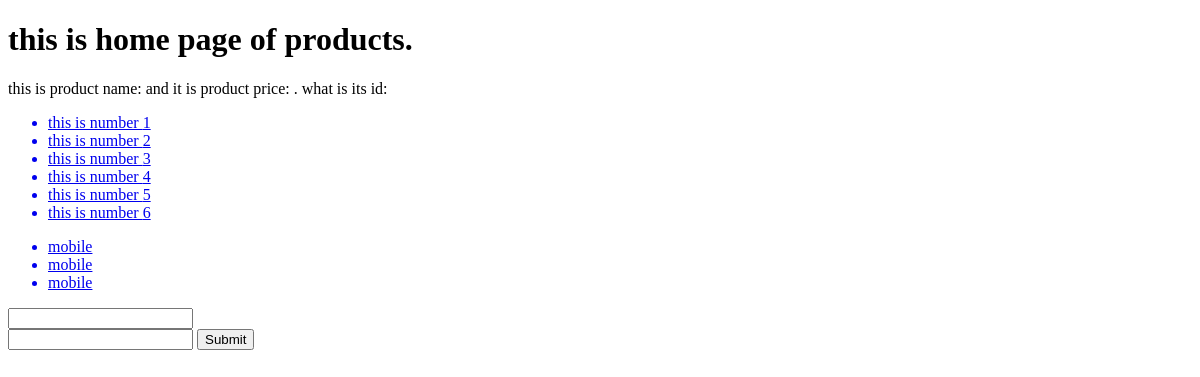
Before: /products/ with the older database file.
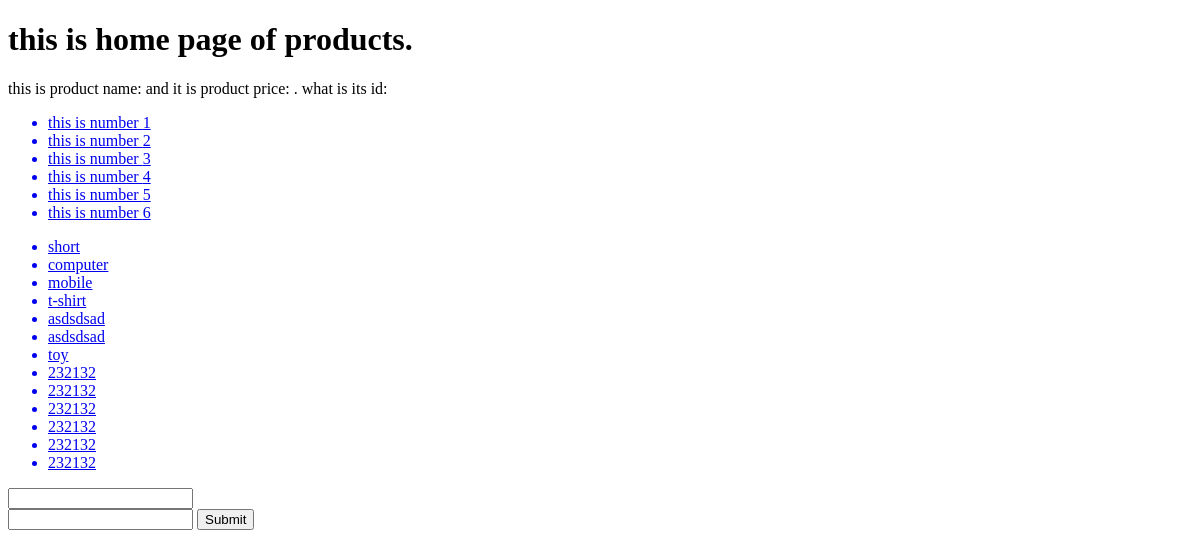
After: the same page with the newer database file.
### products/models.py (models this page shows, shortened)
class Product(models.Model):
    name = models.CharField(max_length=200)
    description = models.TextField()
    price = models.IntegerField()
    slug = models.SlugField(max_length=50,blank=True,null=True)
    creation_time = models.DateTimeField(auto_now_add=True)
    last_update_time = models.DateTimeField(auto_now=True)
    user = models.ForeignKey(User,blank=True,null=True,on_delete=models.SET_NULL)
    products = ProductManager()

### products/views.py (the view)
# urls.py: path('',view=views.home_view),
def home_view(request):
    context = { "my_list":[1,2,3,4,5,6],"objects" : Product.products.all() }
    template = get_template("products/home-view.html")
    result = template.render(context=context)
    return HttpResponse(result)

### products/models.py (called while the page is built)
    def get_queryset(self):
        return ProductQuerySet(model=self.model,query=self._db)

### templates/products/home-view.html
{% extends "base.html" %}
{% block content %}
<h1> this is home page of products. </h1>
<p> this is product name: {{ object.name }} and it is product price: {{ object.price }}. what is its id: {{ object.id }} </p>
{% endblock content %}
{% block content2 %}
<ul>
{% for item in my_list %}
        <a href="https://www.google.com"><li>this is number {{ item }}</li></a>
{% endfor %}
</ul>
{% endblock content2 %}
{% block objects_list %}
<ul>
    {% for obj in objects %}
    <a href='{% url "product-details" product_slug=obj.slug %}'><li>{{ obj.name }}</li></a>
    {% endfor %}
</ul>
{% endblock objects_list %}
{% block form %}
<form action="/products/search">
    <input type="text" name ='name'>
    <br>
    <input type="text" name ='price'>
    <input type="submit">
</form>
{% endblock form %}

### templates/base.html (shortened to what this page needs)
<!DOCTYPE html>
<html>
    <head>
    </head>
    <body>
        {% block content %} {% endblock content %}
        {% block content2 %} {% endblock content2 %}
        {% block objects_list %} {% endblock objects_list %}
        {% block form %} {% endblock form %}
    </body>
</html>

Changed rows visible on the page:
changed Product: name "mobile" → "short"
changed Product: name "mobile" → "computer"
added Product: name "t-shirt"
added Product: name "asdsdsad"
added Product: name "asdsdsad"
added Product: name "toy"
added Product: name "232132"
added Product: name "232132"
added Product: name "232132"
added Product: name "232132"
added Product: name "232132"
added Product: name "232132"
